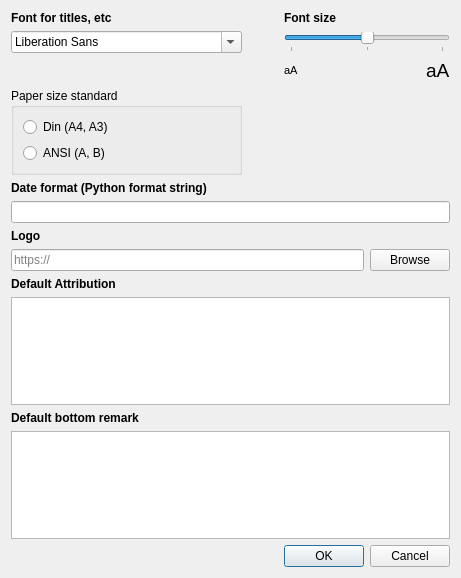
<?xml version="1.0" encoding="UTF-8"?>
<ui version="4.0">
 <class>QuickPrint3SettingsDialog</class>
 <widget class="QDialog" name="QuickPrint3SettingsDialog">
  <property name="geometry">
   <rect>
    <x>0</x>
    <y>0</y>
    <width>461</width>
    <height>578</height>
   </rect>
  </property>
  <property name="font">
   <font>
    <weight>50</weight>
    <bold>false</bold>
   </font>
  </property>
  <property name="windowTitle">
   <string>QuickPrint Settings</string>
  </property>
  <layout class="QGridLayout" name="gridLayout">
   <item row="6" column="0">
    <spacer name="verticalSpacer_4">
     <property name="orientation">
      <enum>Qt::Vertical</enum>
     </property>
     <property name="sizeHint" stdset="0">
      <size>
       <width>20</width>
       <height>40</height>
      </size>
     </property>
    </spacer>
   </item>
   <item row="0" column="0">
    <widget class="QLabel" name="label_2">
     <property name="font">
      <font>
       <weight>75</weight>
       <bold>true</bold>
      </font>
     </property>
     <property name="text">
      <string>Font for titles, etc</string>
     </property>
    </widget>
   </item>
   <item row="11" column="3">
    <widget class="QPushButton" name="fileBrowseButton">
     <property name="toolTip">
      <string>Browse to a local image file to use as a logo</string>
     </property>
     <property name="text">
      <string>Browse</string>
     </property>
    </widget>
   </item>
   <item row="20" column="2" colspan="2">
    <widget class="QDialogButtonBox" name="cancel_save_button_box">
     <property name="orientation">
      <enum>Qt::Horizontal</enum>
     </property>
     <property name="standardButtons">
      <set>QDialogButtonBox::Cancel|QDialogButtonBox::Ok</set>
     </property>
    </widget>
   </item>
   <item row="8" column="0" colspan="4">
    <widget class="QLineEdit" name="date_format_ldt">
     <property name="statusTip">
      <string>Supply a Python format string for date formatting</string>
     </property>
     <property name="text">
      <string/>
     </property>
    </widget>
   </item>
   <item row="9" column="0">
    <spacer name="verticalSpacer_2">
     <property name="orientation">
      <enum>Qt::Vertical</enum>
     </property>
     <property name="sizeHint" stdset="0">
      <size>
       <width>20</width>
       <height>40</height>
      </size>
     </property>
    </spacer>
   </item>
   <item row="10" column="0" colspan="2">
    <widget class="QLabel" name="label">
     <property name="font">
      <font>
       <weight>75</weight>
       <bold>true</bold>
      </font>
     </property>
     <property name="text">
      <string>Logo</string>
     </property>
    </widget>
   </item>
   <item row="7" column="0" colspan="3">
    <widget class="QLabel" name="opmerkingenLbl">
     <property name="enabled">
      <bool>true</bool>
     </property>
     <property name="font">
      <font>
       <weight>75</weight>
       <bold>true</bold>
      </font>
     </property>
     <property name="text">
      <string>Date format (Python format string)</string>
     </property>
    </widget>
   </item>
   <item row="1" column="0">
    <widget class="QFontComboBox" name="fontComboBox">
     <property name="toolTip">
      <string>Choose a font for titles and text around the map</string>
     </property>
    </widget>
   </item>
   <item row="11" column="0" colspan="3">
    <widget class="QLineEdit" name="logo_path_ldt">
     <property name="toolTip">
      <string>Path to a logo image. Can be a URL starting with http or a local file</string>
     </property>
     <property name="text">
      <string/>
     </property>
     <property name="placeholderText">
      <string>https://</string>
     </property>
    </widget>
   </item>
   <item row="2" column="0">
    <spacer name="verticalSpacer">
     <property name="orientation">
      <enum>Qt::Vertical</enum>
     </property>
     <property name="sizeHint" stdset="0">
      <size>
       <width>20</width>
       <height>40</height>
      </size>
     </property>
    </spacer>
   </item>
   <item row="2" column="3" alignment="Qt::AlignRight">
    <widget class="QLabel" name="label_5">
     <property name="font">
      <font>
       <pointsize>14</pointsize>
       <italic>false</italic>
      </font>
     </property>
     <property name="text">
      <string>aA</string>
     </property>
    </widget>
   </item>
   <item row="0" column="2">
    <widget class="QLabel" name="label_3">
     <property name="font">
      <font>
       <weight>75</weight>
       <bold>true</bold>
      </font>
     </property>
     <property name="text">
      <string>Font size</string>
     </property>
    </widget>
   </item>
   <item row="1" column="2" colspan="2">
    <widget class="QSlider" name="font_size_sld">
     <property name="toolTip">
      <string>Set font size smaller or larger than default (the middle)</string>
     </property>
     <property name="minimum">
      <number>50</number>
     </property>
     <property name="maximum">
      <number>150</number>
     </property>
     <property name="value">
      <number>100</number>
     </property>
     <property name="orientation">
      <enum>Qt::Horizontal</enum>
     </property>
     <property name="tickPosition">
      <enum>QSlider::TicksBelow</enum>
     </property>
     <property name="tickInterval">
      <number>50</number>
     </property>
    </widget>
   </item>
   <item row="2" column="2">
    <widget class="QLabel" name="label_4">
     <property name="font">
      <font>
       <pointsize>8</pointsize>
      </font>
     </property>
     <property name="text">
      <string>aA</string>
     </property>
    </widget>
   </item>
   <item row="3" column="0">
    <widget class="QGroupBox" name="groupBox">
     <property name="font">
      <font>
       <weight>50</weight>
       <bold>false</bold>
      </font>
     </property>
     <property name="title">
      <string>Paper size standard</string>
     </property>
     <layout class="QVBoxLayout" name="verticalLayout">
      <item>
       <widget class="QRadioButton" name="paper_size_din_rbn">
        <property name="text">
         <string>Din (A4, A3)</string>
        </property>
       </widget>
      </item>
      <item>
       <widget class="QRadioButton" name="paper_size_ansi_rbn">
        <property name="text">
         <string>ANSI (A, B)</string>
        </property>
       </widget>
      </item>
     </layout>
    </widget>
   </item>
   <item row="12" column="0">
    <spacer name="verticalSpacer_3">
     <property name="orientation">
      <enum>Qt::Vertical</enum>
     </property>
     <property name="sizeHint" stdset="0">
      <size>
       <width>20</width>
       <height>40</height>
      </size>
     </property>
    </spacer>
   </item>
   <item row="16" column="0">
    <spacer name="verticalSpacer_6">
     <property name="orientation">
      <enum>Qt::Vertical</enum>
     </property>
     <property name="sizeHint" stdset="0">
      <size>
       <width>20</width>
       <height>40</height>
      </size>
     </property>
    </spacer>
   </item>
   <item row="17" column="0">
    <widget class="QLabel" name="label_7">
     <property name="font">
      <font>
       <weight>75</weight>
       <bold>true</bold>
      </font>
     </property>
     <property name="text">
      <string>Default bottom remark</string>
     </property>
    </widget>
   </item>
   <item row="13" column="0">
    <widget class="QLabel" name="label_6">
     <property name="font">
      <font>
       <weight>75</weight>
       <bold>true</bold>
      </font>
     </property>
     <property name="text">
      <string>Default Attribution</string>
     </property>
    </widget>
   </item>
   <item row="15" column="0" colspan="4">
    <widget class="QPlainTextEdit" name="default_attribition_tbx">
     <property name="minimumSize">
      <size>
       <width>261</width>
       <height>0</height>
      </size>
     </property>
     <property name="plainText">
      <string/>
     </property>
    </widget>
   </item>
   <item row="19" column="2">
    <spacer name="verticalSpacer_5">
     <property name="orientation">
      <enum>Qt::Vertical</enum>
     </property>
     <property name="sizeHint" stdset="0">
      <size>
       <width>20</width>
       <height>40</height>
      </size>
     </property>
    </spacer>
   </item>
   <item row="18" column="0" colspan="4">
    <widget class="QPlainTextEdit" name="default_remark_ldt"/>
   </item>
  </layout>
 </widget>
 <resources/>
 <connections>
  <connection>
   <sender>cancel_save_button_box</sender>
   <signal>accepted()</signal>
   <receiver>QuickPrint3SettingsDialog</receiver>
   <slot>accept()</slot>
   <hints>
    <hint type="sourcelabel">
     <x>20</x>
     <y>20</y>
    </hint>
    <hint type="destinationlabel">
     <x>20</x>
     <y>20</y>
    </hint>
   </hints>
  </connection>
  <connection>
   <sender>cancel_save_button_box</sender>
   <signal>rejected()</signal>
   <receiver>QuickPrint3SettingsDialog</receiver>
   <slot>reject()</slot>
   <hints>
    <hint type="sourcelabel">
     <x>20</x>
     <y>20</y>
    </hint>
    <hint type="destinationlabel">
     <x>20</x>
     <y>20</y>
    </hint>
   </hints>
  </connection>
 </connections>
</ui>
